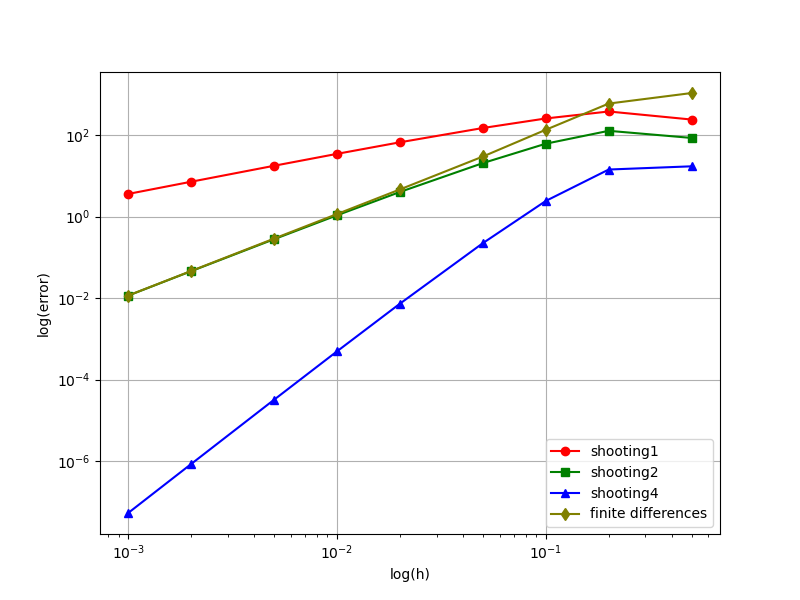

Recreate this plot in Python.
import numpy as np
import matplotlib.pyplot as plt
from random import randint
from scipy.optimize import root_scalar
from scipy.sparse import diags
from scipy.sparse.linalg import spsolve
c = lambda: randint(0, 10)*h**2 / 20 + 1 * h ** 2

def analytical(x):
    return (np.exp((6 + np.sqrt(13))*x) - np.exp((6 - np.sqrt(13))*x)) / (2*np.sqrt(13))

def shooting_method(order, h, y_right):
    
    def problem(x, y, dydx):
        return 12*dydx - 23*y
    
    def solve_ivp(s_guess):
        x_vals = np.arange(0, 1 + h, h)
        y = 0.0       # y(0) = 0
        dydx = s_guess  # y'(0) = s_guess
        
        y_vals = [y]
        
        for i in range(1, len(x_vals)):
            x_prev = x_vals[i-1]
            
            if order == 1:
                y_new = y + h * dydx
                dydx_new = dydx + h * problem(x_prev, y, dydx)
                
            elif order == 2:
                k1_y = dydx
                k1_dydx = problem(x_prev, y, dydx)
                
                k2_y = dydx + h * k1_dydx
                k2_dydx = problem(x_prev + h, y + h * k1_y, dydx + h * k1_dydx)
                
                y_new = y + (h / 2) * (k1_y + k2_y)
                dydx_new = dydx + (h / 2) * (k1_dydx + k2_dydx)
                
            elif order == 4:
                k1_y = dydx
                k1_dydx = problem(x_prev, y, dydx)
                
                k2_y = dydx + (h / 2) * k1_dydx
                k2_dydx = problem(x_prev + h/2, y + (h/2)*k1_y, dydx + (h/2)*k1_dydx)
                
                k3_y = dydx + (h / 2) * k2_dydx
                k3_dydx = problem(x_prev + h/2, y + (h/2)*k2_y, dydx + (h/2)*k2_dydx)
                
                k4_y = dydx + h * k3_dydx
                k4_dydx = problem(x_prev + h, y + h*k3_y, dydx + h*k3_dydx)
                
                y_new = y + (h / 6) * (k1_y + 2*k2_y + 2*k3_y + k4_y)
                dydx_new = dydx + (h / 6) * (k1_dydx + 2*k2_dydx + 2*k3_dydx + k4_dydx)
            
            y, dydx = y_new, dydx_new
            y_vals.append(y)
        
        return y_vals[-1] - y_right
    
    # Автоматический подбор интервала
    a, b = -1.0, 1.0  # Начальные границы
    fa, fb = solve_ivp(a), solve_ivp(b)
    
    # Расширяем интервал, пока не получим разные знаки
    for _ in range(100):
        if fa * fb < 0:
            break
        if abs(fa) < abs(fb):
            a *= 2.0
            fa = solve_ivp(a)
        else:
            b *= 2.0
            fb = solve_ivp(b)
    else:
        raise ValueError("Не удалось найти интервал с разными знаками")

    # Находим правильное начальное значение производной
    sol = root_scalar(solve_ivp, bracket=[a, b], method='brentq')
    s_optimal = sol.root
    
    # Решаем с оптимальным параметром
    x_vals = np.arange(0, 1 + h, h)
    y = 0.0
    dydx = s_optimal
    
    y_vals = [y]
    
    for i in range(1, len(x_vals)):
        x_prev = x_vals[i-1]
        
        if order == 1:
            y_new = y + h * dydx
            dydx_new = dydx + h * problem(x_prev, y, dydx)
            
        elif order == 2:
            k1_y = dydx
            k1_dydx = problem(x_prev, y, dydx)
            
            k2_y = dydx + h * k1_dydx
            k2_dydx = problem(x_prev + h, y + h * k1_y, dydx + h * k1_dydx)
            
            y_new = y + (h / 2) * (k1_y + k2_y)
            dydx_new = dydx + (h / 2) * (k1_dydx + k2_dydx)
            
        elif order == 4:
            k1_y = dydx
            k1_dydx = problem(x_prev, y, dydx)
            
            k2_y = dydx + (h / 2) * k1_dydx
            k2_dydx = problem(x_prev + h/2, y + (h/2)*k1_y, dydx + (h/2)*k1_dydx)
            
            k3_y = dydx + (h / 2) * k2_dydx
            k3_dydx = problem(x_prev + h/2, y + (h/2)*k2_y, dydx + (h/2)*k2_dydx)
            
            k4_y = dydx + h * k3_dydx
            k4_dydx = problem(x_prev + h, y + h*k3_y, dydx + h*k3_dydx)
            
            y_new = y + (h / 6) * (k1_y + 2*k2_y + 2*k3_y + k4_y)
            dydx_new = dydx + (h / 6) * (k1_dydx + 2*k2_dydx + 2*k3_dydx + k4_dydx)
        
        y, dydx = y_new, dydx_new
        y_vals.append(y)
    
    return x_vals, np.array(y_vals)

def finite_difference_method(a, b, ya, yb, h):
    """
    Решает краевую задачу y'' = 12*y' - 23*y с условиями:
    y(a) = ya, y(b) = yb
    методом конечных разностей.
    """
    N = int((b - a)/h)
    x = np.linspace(a, b, N+1)
    
    # Коэффициенты для разностных схем:
    # y'' ≈ (y[i+1] - 2y[i] + y[i-1])/h² (центральная разность 2-го порядка)
    # y' ≈ (y[i+1] - y[i-1])/(2h) (центральная разность 2-го порядка)
    
    main_diag = (-2/h**2 + 23) * np.ones(N-1)
    lower_diag = (1/h**2 + 12/(2*h)) * np.ones(N-2)
    upper_diag = (1/h**2 - 12/(2*h)) * np.ones(N-2)
    
    
    A = diags([lower_diag, main_diag, upper_diag], [-1, 0, 1], format='csc')
    # print(A)
    
    F = np.zeros(N-1)
    # print(f)

    
    F[0] -= ya * (1/h**2 + 12/(2*h))
    F[-1] -= yb * (1/h**2 - 12/(2*h))
    
    y_interior = spsolve(A, F)
    y = np.concatenate([[ya], y_interior, [yb]])
    
    return x, y

hs = [0.001, 0.002, 0.005, 0.01, 0.02, 0.05, 0.1, 0.2, 0.5]
errors_rk1, errors_rk2, errors_rk4, errors_fd = [], [], [], []

for h in hs:
    y_r = (np.exp(6 + np.sqrt(13)) - np.exp(6 - np.sqrt(13))) / (2*np.sqrt(13))
    x_rk1, y_rk1 = shooting_method(1, h, y_r)
    x_rk2, y_rk2 = shooting_method(2, h, y_r)
    x_rk4, y_rk4 = shooting_method(4, h, y_r)
    x_fd, y_fd = finite_difference_method(0, 1, 0, y_r, h)

    y_exact = analytical(x_rk1)
    errors_rk1.append(np.max(np.abs(y_exact - y_rk1)))
    errors_rk2.append(np.max(np.abs(y_exact - y_rk2)))
    errors_rk4.append(np.max(np.abs(y_exact - y_rk4)))
    errors_fd.append(np.max(np.abs(y_exact - y_fd)))

plt.figure(figsize=(8, 6))
plt.loglog(hs, errors_rk1, 'o-', label='shooting1', color = 'r')

plt.loglog(hs, errors_rk2, 's-', label='shooting2', color = 'g')

plt.loglog(hs, errors_rk4, '^-', label='shooting4', color = 'b')

plt.loglog(hs, errors_fd, 'd-', label='finite differences', color = 'olive')
plt.xlabel("log(h)")
plt.ylabel("log(error)")
plt.legend()
plt.grid(True)
plt.savefig("shooting.png")
# plt.show()

for h in hs:
    x_rk1, y_rk1 = shooting_method(1, h, y_r)
    x_rk2, y_rk2 = shooting_method(2, h, y_r)
    x_rk4, y_rk4 = shooting_method(4, h, y_r)
    x_fd, y_fd = finite_difference_method(0, 1, 0, y_r, h)


    plt.figure(figsize=(8, 6))
    x2 = np.arange(0, 1, 0.0001)
    plt.errorbar(x2, analytical(x2), 0, color='crimson', label='analytical')
    plt.errorbar(x_rk1, y_rk1, 0, color='purple',  label='shooting1')
    plt.errorbar(x_rk2, y_rk2, 0, color='olive',  label='shooting2')
    plt.errorbar(x_rk4, y_rk4, 0, color='gold',  label='shooting4')
    plt.errorbar(x_fd, y_fd, 0, color='blue', label='finite difference')
    filename = f'shooting2_{h}.png'
    plt.savefig(filename)
    # plt.savefig("shooting2.png")
    # plt.show()
